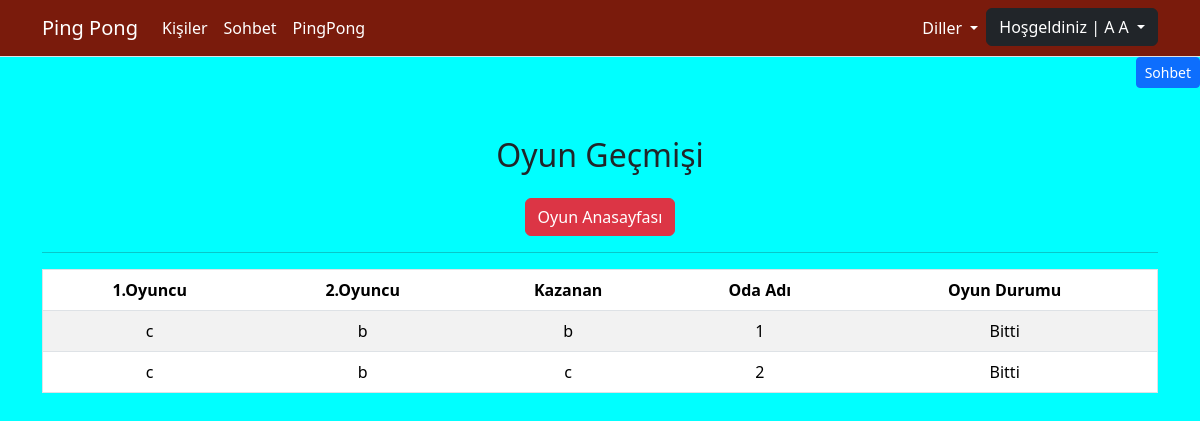
Before: /tr/sohbet/oyun_gecmis/ (signed in) with the older database file.
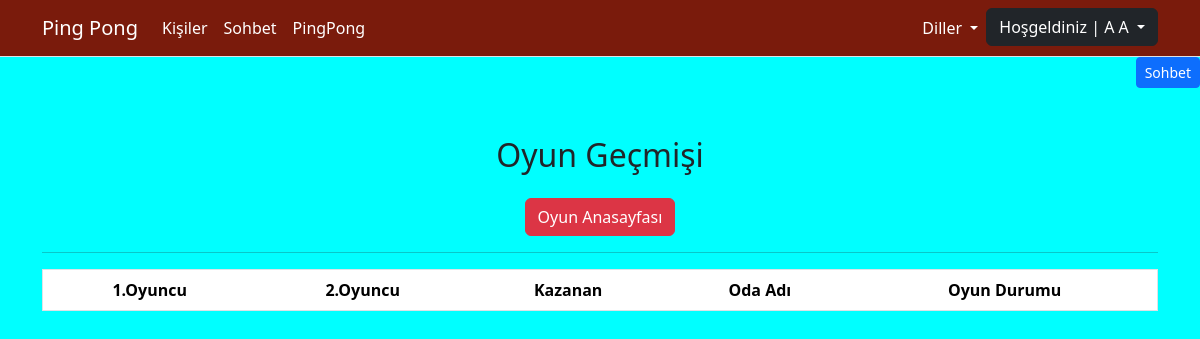
After: the same page with the newer database file.
### chat/models.py (models this page shows, shortened)
class Room(models.Model):
    room_name = models.CharField(max_length=255, unique=True)
    game_creator = models.CharField(max_length=100)
    game_opponent = models.CharField(max_length=100, blank=True, null=True)
    is_over = models.BooleanField(default=False)
    winner = models.CharField(max_length=100, blank=True, null=True)

### chat/views.py (the view)
# urls.py: path(_("oyun_gecmis/"), views.game_history, name="oyun_gecmis"),
@login_required
def game_history(request):
    return render(request, "game_history.html", {'game_history': Room.objects.all()})

### chat/templates/game_history.html (shortened to what this page needs)
{% extends "base.html" %}
{% load static %}
{% load i18n %}
{% block css_files %}
	<link rel="stylesheet" href="{% static 'chat/css/oda.css' %}">
{% endblock %}
{% block content %}
<div class="container mt-5 table-responsive">
    <h2 class="mb-4">Oyun Geçmişi</h2>
    <a href="{% url 'sohbet_anasayfa' %}" class="btn btn-danger">Oyun Anasayfası</a>
    <hr>
    <table class="table table-striped"
    cellspacing="0" cellpadding="1" border="1" width="300">
    <thead>
        <tr>
            <th scope="col">1.Oyuncu</th>
            <th scope="col">2.Oyuncu</th>
            <th scope="col">Kazanan</th>
            <th scope="col">Oda Adı</th>
            <th scope="col">Oyun Durumu</th>
        </tr>
    </thead>
    <tbody>
            {% for game in game_history %}
                <tr>
                    <td>{{ game.game_creator }}</td>
                    <td>{% if game.game_opponent == None %} Oyuncu Bekleniyor
                        {% else %}{{ game.game_opponent }}
                        {% endif %}</td>
                    <td>{% if game.winner == None %}
                        {% if game.game_opponent == None %} Oyuncu Bekleniyor
                        {% else %}Devam Ediyor{% endif %}
                        {% else %}{{ game.winner }}{% endif %}</td>
                    <td>{{ game.room_name }}</td>
                    <td>{% if  game.is_over  == 1 %}
                            Bitti
                        {% else %}
                            Devam Ediyor
                        {% endif %}
                    </td>
                </tr>
            {% endfor %}
        </tbody>
    </table>
</div>
{% endblock %}

### templates/base.html (shortened to what this page needs)
{% load  static %}
{% load i18n %}
<!DOCTYPE html>
<html lang="tr">
	<head>
		<link rel="stylesheet" href="{% static 'css/base.css' %}">
		<link rel="stylesheet" href="{% static 'css/bootstrap.min.css' %}">
		{% block css_files %} {% endblock %}
	</head>
	<body>
		{% include 'part/_navbar.html' %}
		{% include "part/_yanmenu.html" %}
		{% block content %}{% endblock %}
	</body>
</html>

### templates/part/_navbar.html (shortened to what this page needs)
{% load  static %}
{% load i18n %}
<nav class="navbar navbar-expand-lg border-bottom" style="background-color: #7a1b0c;">
	<div class="container">
		<a class="navbar-brand" style="color: white" href="{% url 'anasayfa' %}">Ping Pong</a>
			<div class="collapse navbar-collapse" id="navbar">
			<ul class="navbar-nav me-auto">
				<li class="nav-item">
					<a class="nav-link" style="color: white" href="{% url 'kisiler' %}">{% trans "Kişiler" %}</a>
				</li>
				<li class="nav-item">
					<a class="nav-link" style="color: white" href="{% url 'sohbet_anasayfa' %}">{% trans "Sohbet" %}</a>
				</li>
				<li class="nav-item">
					<a class="nav-link" style="color: white" href="{% url 'pingpong' %}">{% trans "PingPong" %}</a>
				</li>
			</ul>
			<ul class="navbar-nav ms-auto">
				<li class="nav-item dropdown">
					<a class="nav-link dropdown-toggle" href="#" role="button" data-bs-toggle="dropdown" aria-expanded="false">
						{% trans "Diller" %}
					</a>
				</li>
				{% if user.is_authenticated %}
				<li class="nav-item dropdown">
					<button class="btn btn-dark dropdown-toggle" data-bs-toggle="dropdown" aria-expanded="false">
						{% trans "Hoşgeldiniz" %} | {{ user.get_full_name|title }}
					</button>
				</li>
				{% endif %}
		</div>
	</div>
</nav>

### templates/part/_yanmenu.html (shortened to what this page needs)
{% load  static %}
{% load i18n %}
<div class="col-md-3 ms-md-auto">
	<div class="d-grid gap-2 d-md-flex justify-content-md-end">
		<button class="btn btn-primary btn-sm" id="yan_menu" type="button" data-bs-toggle="offcanvas" data-bs-target="#offcanvasRight" aria-controls="offcanvasRight">Sohbet</button>
	</div>
</div>

### static/css/base.css (style rules this page uses)
.nav-link { color: rgb(255, 255, 255) !important; }

### chat/static/chat/css/oda.css (style rules this page uses)
body { background-color: aqua; display: flex; flex-direction: column; justify-content: center; }
.container { text-align: center; }

Changed rows visible on the page:
removed Room: game_creator "c", game_opponent "b", winner "b", room_name "1", is_over "Bitti"
removed Room: game_creator "c", game_opponent "b", winner "c", room_name "2", is_over "Bitti"
